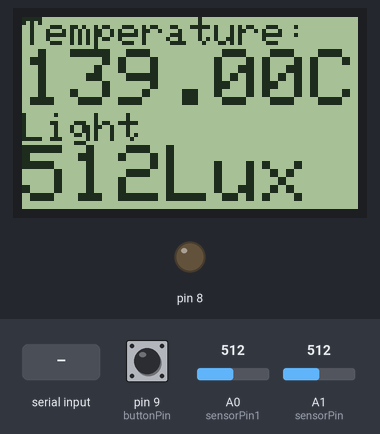
A sketch run on a simulated Arduino Uno, built with avr-gcc and run on an emulated ATmega328P. Parts: 84×48 one-colour display, output pins drawn as LEDs (lit = HIGH). The test bench sets the inputs (shaded band); at power-on: A0 (sensorPin1) = 512, A1 (sensorPin) = 512, pin 9 (buttonPin) LOW. What the sketch prints to the serial monitor is not drawn.

Above: at 2.0 s.
2.1 s: A0 (sensorPin1) set to 716
At 2.9 s:
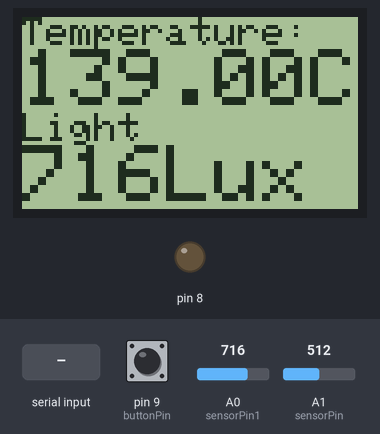
3.9 s: "1\n" received over Serial
At 7.0 s:
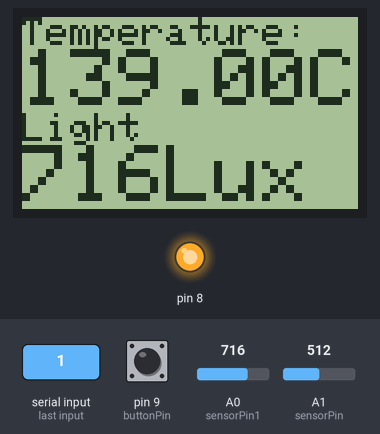
7.6 s: A1 (sensorPin) set to 716
At 9.5 s:
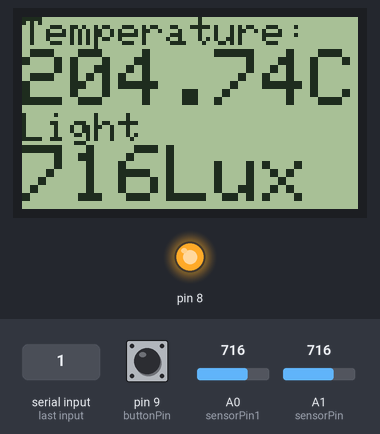
10.0 s: A0 (sensorPin1) set to 900
At 11.5 s:
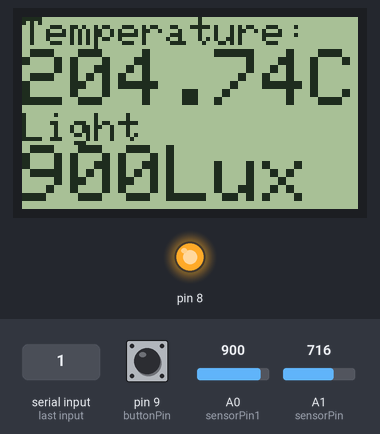
12.5 s: A1 (sensorPin) set to 900
At 14.6 s:
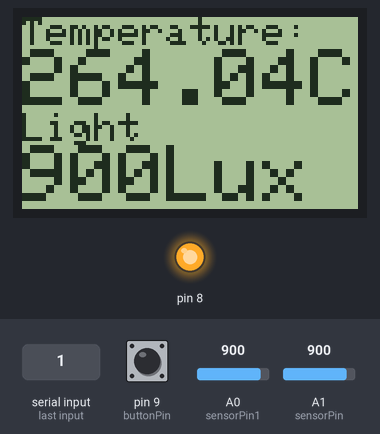
14.9 s: A0 (sensorPin1) set to 1023
At 16.6 s:
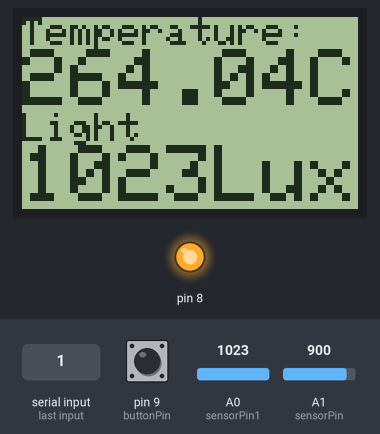
Timing chart, 0 to 18.1 s (numbered marks = the images above; inputs shaded):
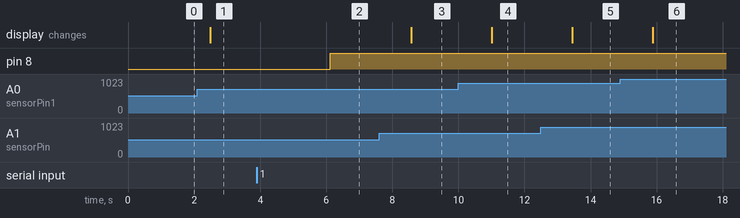

Measured:
- after the input at 2.1 s, the display: changes after 0.39 s (image 1)
- after the input at 3.9 s, pin 8: LOW → HIGH after 2.2 s
- after the input at 7.6 s, the display: changes after 0.98 s (image 3)
- after the input at 10.0 s, the display: changes after 1.0 s (image 4)
- after the input at 12.5 s, the display: changes after 0.95 s (image 5)
- after the input at 14.9 s, the display: changes after 0.98 s (image 6)

The sketch:

Thermostat.ino
```cpp
#include "Adafruit_GFX.h"
#include "Adafruit_PCD8544.h"

// pin 7 - Serial clock out (SCLK)
// pin 6 - Serial data out (DIN)
// pin 5 - Data/Command select (D/C)
// pin 4 - LCD chip select (CS)
// pin 3 - LCD reset (RST)
Adafruit_PCD8544 display = Adafruit_PCD8544(7, 6, 5, 4, 3);
#define NUMFLAKES 10
#define XPOS 0
#define YPOS 1
#define DELTAY 2


#define LOGO16_GLCD_HEIGHT 16
#define LOGO16_GLCD_WIDTH  16

static unsigned char PROGMEM logo16_glcd_bmp[] =
{ B00000000, B11000000,
  B00000001, B11000000,
  B00000001, B11000000,
  B00000011, B11100000,
  B11110011, B11100000,
  B11111110, B11111000,
  B01111110, B11111111,
  B00110011, B10011111,
  B00011111, B11111100,
  B00001101, B01110000,
  B00011011, B10100000,
  B00111111, B11100000,
  B00111111, B11110000,
  B01111100, B11110000,
  B01110000, B01110000,
  B00000000, B00110000 };

//TMP36 Pin Variables
int sensorPin = 1; //the analog pin the TMP36's Vout (sense) pin is connected to
                        //the resolution is 10 mV / degree centigrade with a
                        //500 mV offset to allow for negative temperatures
int sensorPin1 = 0;

  const int buttonPin = 9;
  int ledPin = 0;
  int buttonState = 0;
  int lastButtonState = 0;     // previous state of the button
  int temperatureCOUT = 0;

boolean input = false;         // a string to hold incoming data
boolean transmissionComplete = false;  // whether the string is complete

/*
 * setup() - this function runs once when you turn your Arduino on
 * We initialize the serial connection with the computer
 */
void setup()
{
  Serial.begin(9600);  //Start the serial connection with the computer
                       //to view the result open the serial monitor
  pinMode(8, OUTPUT);
  pinMode(buttonPin, INPUT);

  display.begin();
  display.clearDisplay();

  // init done

  // you can change the contrast around to adapt the display
  // for the best viewing!
  display.setContrast(50);
  display.clearDisplay();

  display.setTextSize(2);
  display.setTextColor(BLACK);
  display.println("The Bedroom");
  display.println("Laboratory");

  //delay(5000);
  display.clearDisplay();   // clears the screen and buffer


}

void loop()                     // run over and over again
{
 //getting the voltage reading from the temperature sensor
 int reading = analogRead(sensorPin);
  // print the string when a newline arrives:
  if (transmissionComplete) {
    if(input)
      ledPin=HIGH;
    else
       ledPin=LOW;
    // clear the string:
    transmissionComplete = false;
  }
 //ledPin = Serial.read(); // this takes in the variable from the control scripts and overrides the led state.
// int reading1 = analogRead (sensorPin1);
 // converting that reading to voltage, for 3.3v arduino use 3.3
 float voltage = reading * 3.3;
 voltage /= 1024.0;

int reading2 = analogRead(sensorPin1);
//Serial.print(reading2); Serial.println("Lux"); // print out the voltage
// Serial.print(voltage); Serial.println(" volts");

 // now print out the temperature
 float temperatureC = ((voltage - 0.5) * 100)+24 ;  //converting from 10 mv per degree wit 500 mV offset
                                               //to degrees ((volatge - 500mV) times 100)
 //Serial.print(temperatureC); Serial.println(" degrees C");
 temperatureCOUT= (temperatureC *100);
 // now convert to Fahrenheight
 float temperatureF = (temperatureC * 9.0 / 5.0) + 32.0;
 //Serial.print(temperatureF); Serial.println(" degrees F");

  // text display tests
  display.setTextSize(1);
  display.setTextColor(BLACK);
  display.setCursor(0,0);
  display.println("Temperature:");
  display.setTextSize(2);
  display.setTextColor(BLACK);
  display.print(temperatureC); display.println("C");
  display.setTextSize(1);
  display.setTextColor(BLACK);
  display.println("Light");
  display.setTextSize(2);
  display.setTextColor(BLACK);
  display.print(reading2); display.print("Lux");
  // display.print("0x"); display.println(0xDEADBEEF, HEX);
  display.display();

  delay(1000);
  display.clearDisplay();

 delay(200);    //waiting 1 seconds


 // read the state of the pushbutton value:
  buttonState = digitalRead(buttonPin);


 digitalWrite(8,ledPin); // for the serial in
 Serial.print(buttonState);
 Serial.print("?");
 Serial.print(reading2);
 Serial.print("?");
 Serial.print(temperatureCOUT);
 Serial.print("?");
 Serial.println(ledPin);
// Serial.print("?");
// Serial.println(buttonState);
}

void serialEvent() {
  while (Serial.available()) {
    // get the new byte:
    char inChar = (char)Serial.read();
    // add it to the inputString:

    // if the incoming character is a newline, set a flag
    // so the main loop can do something about it:
    if (inChar != '\n') {
      if (inChar == '0')
        input=false;
      else if (inChar == '1')
        input=true;
    }
    else {
      transmissionComplete = true;
    }
  }
}
```
